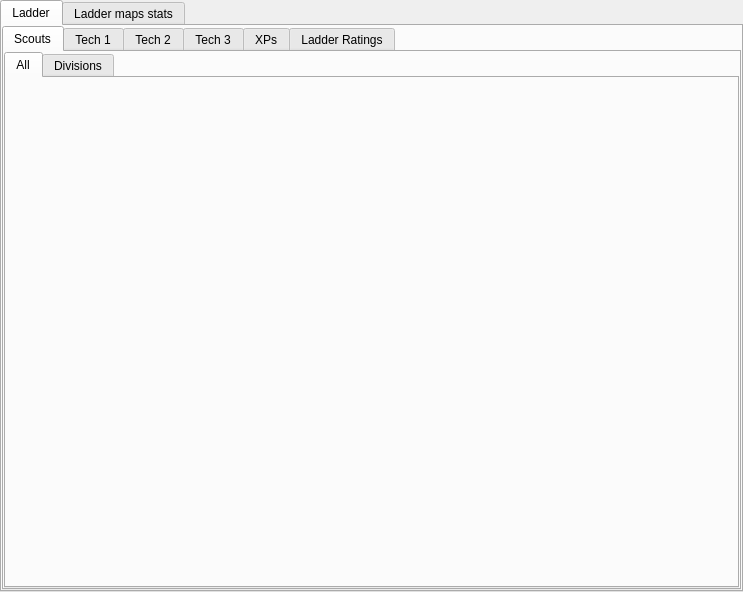
<?xml version="1.0" encoding="UTF-8"?>
<ui version="4.0">
 <class>topTabs</class>
 <widget class="QTabWidget" name="topTabs">
  <property name="geometry">
   <rect>
    <x>0</x>
    <y>0</y>
    <width>743</width>
    <height>592</height>
   </rect>
  </property>
  <property name="windowTitle">
   <string>TabWidget</string>
  </property>
  <property name="currentIndex">
   <number>0</number>
  </property>
  <widget class="QWidget" name="ladderLRTab">
   <attribute name="title">
    <string>Ladder</string>
   </attribute>
   <layout class="QGridLayout" name="gridLayout">
    <property name="margin">
     <number>0</number>
    </property>
    <item row="0" column="0">
     <widget class="QTabWidget" name="leagues">
      <property name="currentIndex">
       <number>0</number>
      </property>
      <widget class="QWidget" name="tab1">
       <attribute name="title">
        <string>Scouts</string>
       </attribute>
       <layout class="QGridLayout" name="gridLayout_3">
        <property name="margin">
         <number>0</number>
        </property>
        <property name="spacing">
         <number>0</number>
        </property>
        <item row="0" column="0">
         <widget class="QTabWidget" name="league0">
          <property name="currentIndex">
           <number>0</number>
          </property>
          <widget class="QWidget" name="tab_10">
           <attribute name="title">
            <string>All</string>
           </attribute>
           <layout class="QGridLayout" name="gridLayout_8">
            <property name="margin">
             <number>0</number>
            </property>
           </layout>
          </widget>
          <widget class="QWidget" name="tab_11">
           <attribute name="title">
            <string>Divisions</string>
           </attribute>
           <layout class="QGridLayout" name="gridLayout_9">
            <property name="margin">
             <number>0</number>
            </property>
           </layout>
          </widget>
         </widget>
        </item>
       </layout>
      </widget>
      <widget class="QWidget" name="tab2">
       <attribute name="title">
        <string>Tech 1</string>
       </attribute>
       <layout class="QGridLayout" name="gridLayout_7">
        <property name="margin">
         <number>0</number>
        </property>
        <property name="spacing">
         <number>0</number>
        </property>
        <item row="0" column="0">
         <widget class="QTabWidget" name="league1">
          <property name="currentIndex">
           <number>0</number>
          </property>
          <widget class="QWidget" name="tab_12">
           <attribute name="title">
            <string>All</string>
           </attribute>
           <layout class="QGridLayout" name="gridLayout_17">
            <property name="margin">
             <number>0</number>
            </property>
           </layout>
          </widget>
          <widget class="QWidget" name="tab_13">
           <attribute name="title">
            <string>Divisions</string>
           </attribute>
           <layout class="QGridLayout" name="gridLayout_16">
            <property name="margin">
             <number>0</number>
            </property>
           </layout>
          </widget>
         </widget>
        </item>
       </layout>
      </widget>
      <widget class="QWidget" name="tab3">
       <attribute name="title">
        <string>Tech 2</string>
       </attribute>
       <layout class="QGridLayout" name="gridLayout_6">
        <property name="margin">
         <number>0</number>
        </property>
        <property name="spacing">
         <number>0</number>
        </property>
        <item row="0" column="0">
         <widget class="QTabWidget" name="league2">
          <property name="currentIndex">
           <number>0</number>
          </property>
          <widget class="QWidget" name="tab_14">
           <attribute name="title">
            <string>All</string>
           </attribute>
           <layout class="QGridLayout" name="gridLayout_15">
            <property name="margin">
             <number>0</number>
            </property>
           </layout>
          </widget>
          <widget class="QWidget" name="tab_15">
           <attribute name="title">
            <string>Divisions</string>
           </attribute>
           <layout class="QGridLayout" name="gridLayout_14">
            <property name="margin">
             <number>0</number>
            </property>
           </layout>
          </widget>
         </widget>
        </item>
       </layout>
      </widget>
      <widget class="QWidget" name="tab4">
       <attribute name="title">
        <string>Tech 3</string>
       </attribute>
       <layout class="QGridLayout" name="gridLayout_5">
        <property name="margin">
         <number>0</number>
        </property>
        <property name="spacing">
         <number>0</number>
        </property>
        <item row="0" column="0">
         <widget class="QTabWidget" name="league3">
          <property name="currentIndex">
           <number>0</number>
          </property>
          <widget class="QWidget" name="tab_16">
           <attribute name="title">
            <string>All</string>
           </attribute>
           <layout class="QGridLayout" name="gridLayout_13">
            <property name="margin">
             <number>0</number>
            </property>
           </layout>
          </widget>
          <widget class="QWidget" name="tab_17">
           <attribute name="title">
            <string>Divisions</string>
           </attribute>
           <layout class="QGridLayout" name="gridLayout_12">
            <property name="margin">
             <number>0</number>
            </property>
           </layout>
          </widget>
         </widget>
        </item>
       </layout>
      </widget>
      <widget class="QWidget" name="tab5">
       <attribute name="title">
        <string>XPs</string>
       </attribute>
       <layout class="QGridLayout" name="gridLayout_4">
        <property name="margin">
         <number>0</number>
        </property>
        <property name="spacing">
         <number>0</number>
        </property>
        <item row="0" column="0">
         <widget class="QTabWidget" name="league4">
          <property name="currentIndex">
           <number>0</number>
          </property>
          <widget class="QWidget" name="tab_18">
           <attribute name="title">
            <string>All</string>
           </attribute>
           <layout class="QGridLayout" name="gridLayout_11">
            <property name="margin">
             <number>0</number>
            </property>
           </layout>
          </widget>
          <widget class="QWidget" name="tab_19">
           <attribute name="title">
            <string>Divisions</string>
           </attribute>
           <layout class="QGridLayout" name="gridLayout_10">
            <property name="margin">
             <number>0</number>
            </property>
           </layout>
          </widget>
         </widget>
        </item>
       </layout>
      </widget>
      <widget class="QWidget" name="LadderRatings">
       <attribute name="title">
        <string>Ladder Ratings</string>
       </attribute>
       <layout class="QGridLayout" name="gridLayout_2">
        <property name="margin">
         <number>0</number>
        </property>
       </layout>
      </widget>
     </widget>
    </item>
   </layout>
  </widget>
  <widget class="QWidget" name="laddermapTab">
   <attribute name="title">
    <string>Ladder maps stats</string>
   </attribute>
   <layout class="QGridLayout" name="gridLayout_18"/>
  </widget>
 </widget>
 <resources/>
 <connections/>
</ui>
